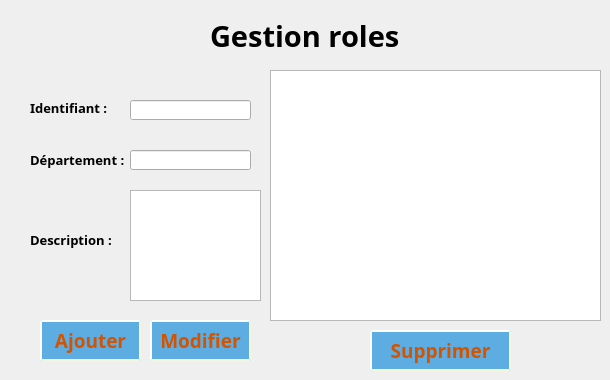
      <widget class="QWidget" name="tab_3">
       <attribute name="title">
        <string>Gestion Roles</string>
       </attribute>
       <widget class="QTableView" name="roles">
        <property name="geometry">
         <rect>
          <x>270</x>
          <y>70</y>
          <width>331</width>
          <height>251</height>
         </rect>
        </property>
       </widget>
       <widget class="QLineEdit" name="id_3">
        <property name="geometry">
         <rect>
          <x>130</x>
          <y>100</y>
          <width>121</width>
          <height>20</height>
         </rect>
        </property>
       </widget>
       <widget class="QLineEdit" name="departement">
        <property name="geometry">
         <rect>
          <x>130</x>
          <y>150</y>
          <width>121</width>
          <height>20</height>
         </rect>
        </property>
       </widget>
       <widget class="QPlainTextEdit" name="description">
        <property name="geometry">
         <rect>
          <x>130</x>
          <y>190</y>
          <width>131</width>
          <height>111</height>
         </rect>
        </property>
       </widget>
       <widget class="QLabel" name="label_3">
        <property name="geometry">
         <rect>
          <x>30</x>
          <y>100</y>
          <width>91</width>
          <height>16</height>
         </rect>
        </property>
        <property name="font">
         <font>
          <family>Rockwell</family>
          <pointsize>10</pointsize>
          <weight>75</weight>
          <bold>true</bold>
         </font>
        </property>
        <property name="text">
         <string>Identifiant :</string>
        </property>
       </widget>
       <widget class="QLabel" name="label_11">
        <property name="geometry">
         <rect>
          <x>30</x>
          <y>150</y>
          <width>111</width>
          <height>20</height>
         </rect>
        </property>
        <property name="font">
         <font>
          <family>Rockwell</family>
          <pointsize>10</pointsize>
          <weight>75</weight>
          <bold>true</bold>
         </font>
        </property>
        <property name="text">
         <string>Département :</string>
        </property>
       </widget>
       <widget class="QLabel" name="label_13">
        <property name="geometry">
         <rect>
          <x>30</x>
          <y>230</y>
          <width>91</width>
          <height>20</height>
         </rect>
        </property>
        <property name="font">
         <font>
          <family>Rockwell</family>
          <pointsize>10</pointsize>
          <weight>75</weight>
          <bold>true</bold>
         </font>
        </property>
        <property name="text">
         <string>Description :</string>
        </property>
       </widget>
       <widget class="QPushButton" name="pushButton_8">
        <property name="geometry">
         <rect>
          <x>40</x>
          <y>320</y>
          <width>101</width>
          <height>41</height>
         </rect>
        </property>
        <property name="font">
         <font>
          <family>Perpetua</family>
          <pointsize>14</pointsize>
          <weight>75</weight>
          <bold>true</bold>
         </font>
        </property>
        <property name="styleSheet">
         <string notr="true">QPushButton
{
  background-color: #5DADE2;
color:#D35400;
    border-style: outset;
    border-width: 2px;
    border-color: beige;}
QPushButton:hover
{
background-color: #D6EAF8;
    border-style: outset;
    border-width: 2px;
    border-color: beige;
}</string>
        </property>
        <property name="text">
         <string>Ajouter</string>
        </property>
        <property name="icon">
         <iconset>
          <normaloff>../../../ajout.png</normaloff>../../../ajout.png</iconset>
        </property>
       </widget>
       <widget class="QPushButton" name="pushButton_9">
        <property name="geometry">
         <rect>
          <x>150</x>
          <y>320</y>
          <width>101</width>
          <height>41</height>
         </rect>
        </property>
        <property name="font">
         <font>
          <family>Perpetua</family>
          <pointsize>14</pointsize>
          <weight>75</weight>
          <bold>true</bold>
         </font>
        </property>
        <property name="styleSheet">
         <string notr="true">QPushButton
{
  background-color: #5DADE2;
color:#D35400;
    border-style: outset;
    border-width: 2px;
    border-color: beige;}
QPushButton:hover
{
background-color: #D6EAF8;
    border-style: outset;
    border-width: 2px;
    border-color: beige;
}</string>
        </property>
        <property name="text">
         <string>Modifier</string>
        </property>
        <property name="icon">
         <iconset>
          <normaloff>../../../edit.png</normaloff>../../../edit.png</iconset>
        </property>
       </widget>
       <widget class="QPushButton" name="pushButton_10">
        <property name="geometry">
         <rect>
          <x>370</x>
          <y>330</y>
          <width>141</width>
          <height>41</height>
         </rect>
        </property>
        <property name="font">
         <font>
          <family>Perpetua</family>
          <pointsize>14</pointsize>
          <weight>75</weight>
          <bold>true</bold>
         </font>
        </property>
        <property name="styleSheet">
         <string notr="true">QPushButton
{
  background-color: #5DADE2;
color:#D35400;
    border-style: outset;
    border-width: 2px;
    border-color: beige;}
QPushButton:hover
{
background-color: #D6EAF8;
    border-style: outset;
    border-width: 2px;
    border-color: beige;
}</string>
        </property>
        <property name="text">
         <string>Supprimer</string>
        </property>
        <property name="icon">
         <iconset>
          <normaloff>../../../delete.png</normaloff>../../../delete.png</iconset>
        </property>
       </widget>
       <widget class="QLabel" name="label_15">
        <property name="geometry">
         <rect>
          <x>210</x>
          <y>20</y>
          <width>191</width>
          <height>31</height>
         </rect>
        </property>
        <property name="baseSize">
         <size>
          <width>15</width>
          <height>0</height>
         </size>
        </property>
        <property name="font">
         <font>
          <family>Yu Gothic UI Semibold</family>
          <pointsize>22</pointsize>
          <weight>75</weight>
          <bold>true</bold>
         </font>
        </property>
        <property name="styleSheet">
         <string notr="true">color:black</string>
        </property>
        <property name="text">
         <string>Gestion roles</string>
        </property>
       </widget>
       <zorder>id_3</zorder>
       <zorder>label_3</zorder>
       <zorder>label_11</zorder>
       <zorder>label_13</zorder>
       <zorder>pushButton_8</zorder>
       <zorder>pushButton_9</zorder>
       <zorder>pushButton_10</zorder>
       <zorder>label_15</zorder>
       <zorder>roles</zorder>
       <zorder>description</zorder>
       <zorder>departement</zorder>
      </widget>
